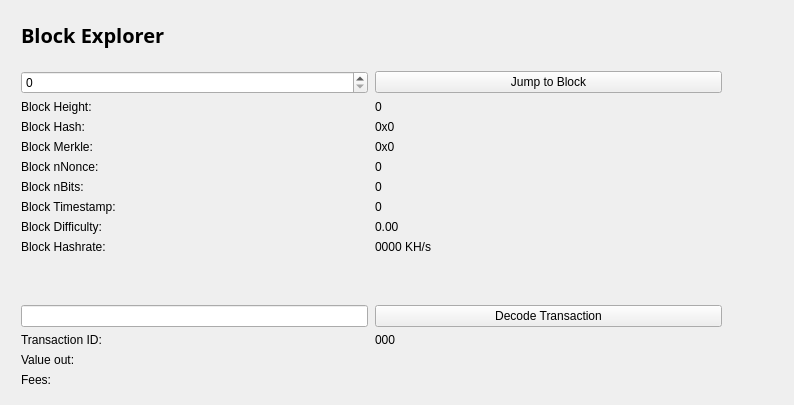
<?xml version="1.0" encoding="UTF-8"?>
<ui version="4.0">
 <class>BlockBrowser</class>
 <widget class="QWidget" name="BlockBrowser">
  <property name="windowModality">
   <enum>Qt::NonModal</enum>
  </property>
  <property name="enabled">
   <bool>true</bool>
  </property>
  <property name="geometry">
   <rect>
    <x>0</x>
    <y>0</y>
    <width>794</width>
    <height>405</height>
   </rect>
  </property>
  <property name="sizePolicy">
   <sizepolicy hsizetype="Preferred" vsizetype="Preferred">
    <horstretch>0</horstretch>
    <verstretch>0</verstretch>
   </sizepolicy>
  </property>
  <property name="minimumSize">
   <size>
    <width>0</width>
    <height>0</height>
   </size>
  </property>
  <property name="acceptDrops">
   <bool>false</bool>
  </property>
  <property name="windowTitle">
   <string>Form</string>
  </property>
  <layout class="QGridLayout">
   <property name="sizeConstraint">
    <enum>QLayout::SetMaximumSize</enum>
   </property>
   <property name="leftMargin">
    <number>21</number>
   </property>
   <property name="topMargin">
    <number>21</number>
   </property>
   <property name="rightMargin">
    <number>10</number>
   </property>
   <item row="1" column="0">
    <widget class="QWidget" name="widget" native="true">
     <widget class="QWidget" name="layoutWidget">
      <property name="geometry">
       <rect>
        <x>0</x>
        <y>0</y>
        <width>699</width>
        <height>27</height>
       </rect>
      </property>
      <layout class="QHBoxLayout" name="horizontalLayout_4">
       <property name="spacing">
        <number>7</number>
       </property>
       <item>
        <widget class="QLabel" name="label_5">
         <property name="font">
          <font>
           <family>Open Sans,sans-serif</family>
          </font>
         </property>
         <property name="text">
          <string>&lt;html&gt;&lt;head/&gt;&lt;body&gt;&lt;p&gt;&lt;span style=&quot; font-size:20px; font-weight:600; color:#000000;&quot;&gt;Block Explorer &lt;/span&gt;&lt;/p&gt;&lt;/body&gt;&lt;/html&gt;</string>
         </property>
        </widget>
       </item>
       <item>
        <spacer name="horizontalSpacer_2">
         <property name="orientation">
          <enum>Qt::Horizontal</enum>
         </property>
         <property name="sizeHint" stdset="0">
          <size>
           <width>40</width>
           <height>20</height>
          </size>
         </property>
        </spacer>
       </item>
      </layout>
     </widget>
     <widget class="QWidget" name="layoutWidget_2">
      <property name="geometry">
       <rect>
        <x>0</x>
        <y>50</y>
        <width>701</width>
        <height>400</height>
       </rect>
      </property>
      <layout class="QGridLayout" name="gridLayout_3" rowstretch="0,0,0,0,0,0,0,0,0,0,0,0,0,0,0,0,0,0,0" columnstretch="0,0">
       <property name="sizeConstraint">
        <enum>QLayout::SetDefaultConstraint</enum>
       </property>
       <property name="horizontalSpacing">
        <number>7</number>
       </property>
       <item row="18" column="0">
        <spacer name="verticalSpacer">
         <property name="orientation">
          <enum>Qt::Vertical</enum>
         </property>
         <property name="sizeHint" stdset="0">
          <size>
           <width>20</width>
           <height>40</height>
          </size>
         </property>
        </spacer>
       </item>
       <item row="12" column="1">
        <widget class="QPushButton" name="txButton">
         <property name="text">
          <string>Decode Transaction</string>
         </property>
        </widget>
       </item>
       <item row="17" column="0">
        <widget class="QLabel" name="inputLabel">
         <property name="text">
          <string>Inputs:</string>
         </property>
         <property name="alignment">
          <set>Qt::AlignLeading|Qt::AlignLeft|Qt::AlignTop</set>
         </property>
        </widget>
       </item>
       <item row="10" column="1">
        <widget class="QLabel" name="pawBox">
         <property name="text">
          <string>0000 KH/s</string>
         </property>
        </widget>
       </item>
       <item row="14" column="0">
        <widget class="QLabel" name="valueLabel">
         <property name="text">
          <string>Value out:</string>
         </property>
        </widget>
       </item>
       <item row="13" column="0">
        <widget class="QLabel" name="txLabel">
         <property name="text">
          <string>Transaction ID:</string>
         </property>
        </widget>
       </item>
       <item row="9" column="1">
        <widget class="QLabel" name="hardBox">
         <property name="text">
          <string>0.00</string>
         </property>
        </widget>
       </item>
       <item row="13" column="1">
        <widget class="QLabel" name="txID">
         <property name="text">
          <string>000</string>
         </property>
        </widget>
       </item>
       <item row="17" column="1">
        <widget class="QLabel" name="inputBox">
         <property name="text">
          <string/>
         </property>
         <property name="alignment">
          <set>Qt::AlignLeading|Qt::AlignLeft|Qt::AlignTop</set>
         </property>
        </widget>
       </item>
       <item row="14" column="1">
        <widget class="QLabel" name="valueBox">
         <property name="text">
          <string/>
         </property>
        </widget>
       </item>
       <item row="9" column="0">
        <widget class="QLabel" name="hardLabel">
         <property name="text">
          <string>Block Difficulty:</string>
         </property>
        </widget>
       </item>
       <item row="1" column="0">
        <widget class="QSpinBox" name="heightBox">
         <property name="sizePolicy">
          <sizepolicy hsizetype="Preferred" vsizetype="Fixed">
           <horstretch>0</horstretch>
           <verstretch>0</verstretch>
          </sizepolicy>
         </property>
         <property name="maximum">
          <number>99999999</number>
         </property>
        </widget>
       </item>
       <item row="3" column="0">
        <widget class="QLabel" name="heightLabel_2">
         <property name="text">
          <string>Block Height:</string>
         </property>
        </widget>
       </item>
       <item row="8" column="1">
        <widget class="QLabel" name="timeBox">
         <property name="text">
          <string>0</string>
         </property>
        </widget>
       </item>
       <item row="1" column="1">
        <widget class="QPushButton" name="blockButton">
         <property name="text">
          <string>Jump to Block</string>
         </property>
        </widget>
       </item>
       <item row="5" column="0">
        <widget class="QLabel" name="merkleLabel">
         <property name="text">
          <string>Block Merkle:</string>
         </property>
        </widget>
       </item>
       <item row="4" column="0">
        <widget class="QLabel" name="hashLabel">
         <property name="text">
          <string>Block Hash:</string>
         </property>
        </widget>
       </item>
       <item row="15" column="1">
        <widget class="QLabel" name="feesBox">
         <property name="text">
          <string/>
         </property>
        </widget>
       </item>
       <item row="10" column="0">
        <widget class="QLabel" name="pawLabel">
         <property name="text">
          <string>Block Hashrate:</string>
         </property>
        </widget>
       </item>
       <item row="3" column="1">
        <widget class="QLabel" name="heightLabel">
         <property name="text">
          <string>0</string>
         </property>
        </widget>
       </item>
       <item row="15" column="0">
        <widget class="QLabel" name="feesLabel">
         <property name="text">
          <string>Fees:</string>
         </property>
        </widget>
       </item>
       <item row="7" column="0">
        <widget class="QLabel" name="bitsLabel">
         <property name="text">
          <string>Block nBits:</string>
         </property>
        </widget>
       </item>
       <item row="7" column="1">
        <widget class="QLabel" name="bitsBox">
         <property name="text">
          <string>0</string>
         </property>
        </widget>
       </item>
       <item row="5" column="1">
        <widget class="QLabel" name="merkleBox">
         <property name="minimumSize">
          <size>
           <width>187</width>
           <height>0</height>
          </size>
         </property>
         <property name="text">
          <string>0x0</string>
         </property>
        </widget>
       </item>
       <item row="16" column="0">
        <widget class="QLabel" name="outputLabel">
         <property name="text">
          <string>Outputs:</string>
         </property>
         <property name="alignment">
          <set>Qt::AlignLeading|Qt::AlignLeft|Qt::AlignTop</set>
         </property>
        </widget>
       </item>
       <item row="16" column="1">
        <widget class="QLabel" name="outputBox">
         <property name="text">
          <string/>
         </property>
         <property name="alignment">
          <set>Qt::AlignLeading|Qt::AlignLeft|Qt::AlignTop</set>
         </property>
        </widget>
       </item>
       <item row="6" column="0">
        <widget class="QLabel" name="nonceLabel">
         <property name="text">
          <string>Block nNonce:</string>
         </property>
        </widget>
       </item>
       <item row="6" column="1">
        <widget class="QLabel" name="nonceBox">
         <property name="text">
          <string>0</string>
         </property>
        </widget>
       </item>
       <item row="8" column="0">
        <widget class="QLabel" name="timeLabel">
         <property name="text">
          <string>Block Timestamp:</string>
         </property>
        </widget>
       </item>
       <item row="4" column="1">
        <widget class="QLabel" name="hashBox">
         <property name="enabled">
          <bool>true</bool>
         </property>
         <property name="sizePolicy">
          <sizepolicy hsizetype="Preferred" vsizetype="Preferred">
           <horstretch>0</horstretch>
           <verstretch>0</verstretch>
          </sizepolicy>
         </property>
         <property name="minimumSize">
          <size>
           <width>0</width>
           <height>0</height>
          </size>
         </property>
         <property name="text">
          <string>0x0</string>
         </property>
        </widget>
       </item>
       <item row="12" column="0">
        <widget class="QLineEdit" name="txBox">
         <property name="sizePolicy">
          <sizepolicy hsizetype="Preferred" vsizetype="Fixed">
           <horstretch>0</horstretch>
           <verstretch>0</verstretch>
          </sizepolicy>
         </property>
         <property name="inputMask">
          <string comment="Transaction id" extracomment="Transaction id"/>
         </property>
         <property name="placeholderText">
          <string comment="Transaction ID" extracomment="Transaction ID"/>
         </property>
        </widget>
       </item>
       <item row="11" column="0">
        <spacer name="verticalSpacer_2">
         <property name="orientation">
          <enum>Qt::Vertical</enum>
         </property>
         <property name="sizeHint" stdset="0">
          <size>
           <width>20</width>
           <height>40</height>
          </size>
         </property>
        </spacer>
       </item>
      </layout>
     </widget>
    </widget>
   </item>
  </layout>
 </widget>
 <resources/>
 <connections/>
</ui>
